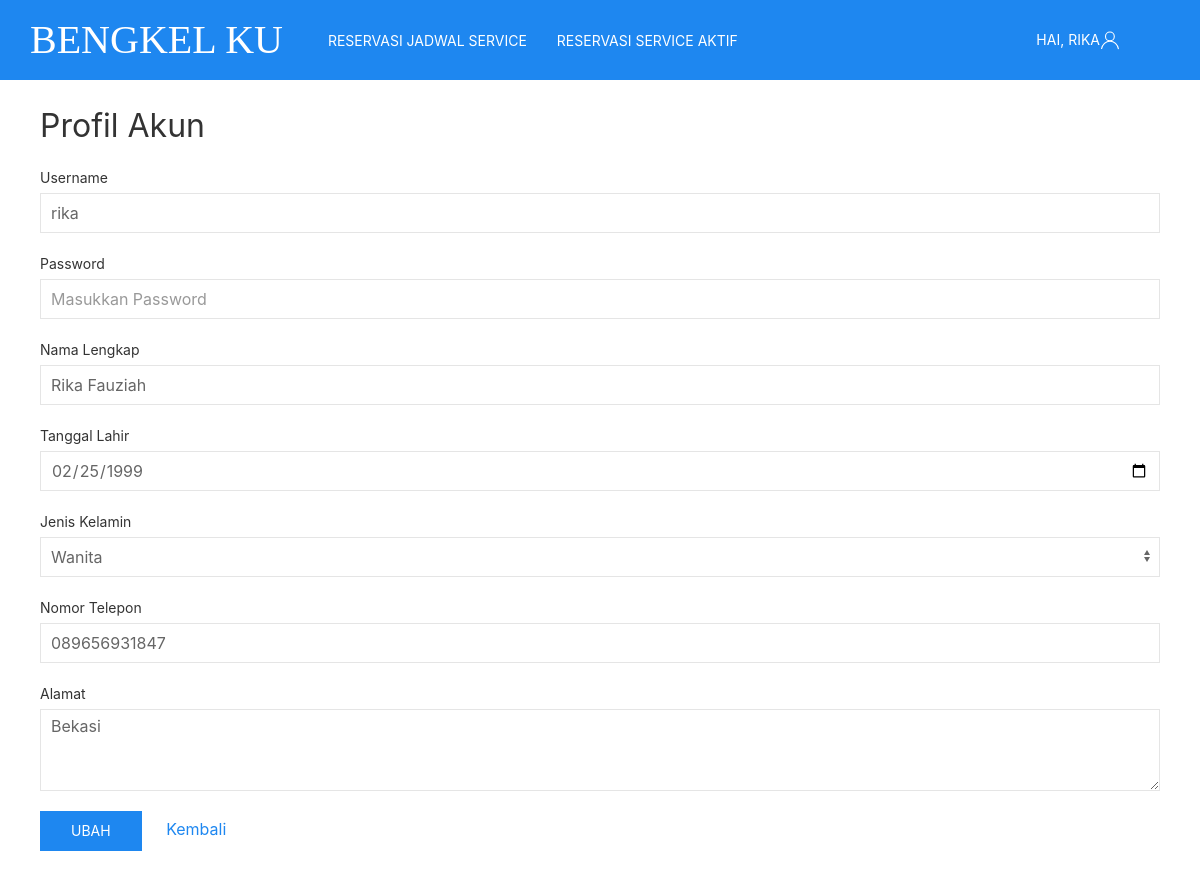
/profil.php (signed in), run on the app's committed database.
### tables this page shows
CREATE TABLE `user` (
  `username` varchar(15) NOT NULL,
  `password` varchar(32) NOT NULL,
  `nama` varchar(30) NOT NULL,
  `tgl_lahir` date NOT NULL,
  `jk` enum('Pria','Wanita') NOT NULL,
  `no_telp` varchar(15) NOT NULL,
  `alamat` varchar(50) NOT NULL,
  `block` enum('Blocked','Tidak') NOT NULL
);

### profil.php (the view, shortened to what this page needs)
<!DOCTYPE html>
<html>
<head>
	<link rel="stylesheet" type="text/css" href="css/bengkel.css">
</head>
<body>
<nav class="uk-navbar-container" style="background-color:rgb(30,135,240);" uk-navbar>
    <div class="uk-navbar-left">
        <ul class="uk-navbar-nav">
            <li class="uk-active"><a href="index.php" style="color:white; padding:30px; font-size: 40px;font-family:rockwell;">Bengkel Ku</a></li></li>
            <?php
                if(empty($_SESSION["username"])){
                    echo "<li><a href='jadwal_service.php' style='color:white'>Lihat Jadwal Service</a></li>";
                }elseif(isset($_SESSION["username"])){
                    echo "<li><a href='pesan_jadwal_service.php' style='color:white'>Reservasi Jadwal Service</a></li>";
                    echo "<li><a href='reservasi_aktif.php' style='color:white;'>Reservasi Service Aktif</a></li>";
                }
            ?>
        </ul>
    </div>
    <div class="uk-navbar-right">
        <ul class="uk-navbar-nav">
            <li>
                <?php
                    if(empty($_SESSION["username"])){
                        echo "<a href='#'' class='uk-icon-link uk-margin-small-left' uk-icon='user' style='color:white; padding-right:80px;'>Akun</a>";
                    }elseif(isset($_SESSION["username"])){
                        $akun = $_SESSION["username"];
                        echo "<a href='#' class='uk-icon-link uk-margin-small-left' uk-icon='user' style='color:white; padding-right:80px;'>Hai, $akun</a>";
                    }
                ?>
            </li>
        </ul>
    </div>
</nav>
<div class="uk-container" style="padding-top:25px;">
    <h2>Profil Akun</h2>
    <?php
        include 'action/koneksi.php';
        $username=$_SESSION['username'];
        $data=mysqli_query($koneksi,"SELECT * FROM user WHERE username='$username' ") or die(mysqli_error($koneksi));
        $baris=mysqli_fetch_array($data);
    ?>
        <div class="uk-container">
            <form class="uk-form-stacked" action="action/act_update.php" method="post">
                <div class="uk-margin">
                    <label class="uk-form-label" for="form-stacked-text">Username</label>
                    <div class="uk-form-controls">
                        <input class="uk-input" id="form-stacked-text" type="text" name="username" value="<?php echo $baris['username']?>" maxlength="15" readonly>
                    </div>
                </div>
                <div class="uk-margin">
                    <label class="uk-form-label" for="form-stacked-text">Password</label>
                    <div class="uk-form-controls">
                        <input class="uk-input" id="form-stacked-text" type="password" name="password" placeholder="Masukkan Password" maxlength="15" autocomplete="off" required>
                    </div>
                </div>
                <div class="uk-margin">
                    <label class="uk-form-label" for="form-stacked-text">Nama Lengkap</label>
                    <div class="uk-form-controls">
                        <input class="uk-input" id="form-stacked-text" type="text" name="nama" value="<?php echo $baris['nama']?>" placeholder="Masukkan Nama Lengkap" maxlength="30" required>
                    </div>
                </div>
                <div class="uk-margin">
                    <label class="uk-form-label" for="form-stacked-text">Tanggal Lahir</label>
                    <div class="uk-form-controls">
                        <input class="uk-input" id="form-stacked-text" type="date" name="tgl_lahir" value="<?php echo $baris['tgl_lahir']?>" min='1910-01-01' max="<?php echo date('Y-m-d');?>" required>
                    </div>
                </div>
                <div class="uk-margin">
                    <label class="uk-form-label" for="form-stacked-select">Jenis Kelamin</label>
                    <div class="uk-form-controls">
                        <select class="uk-select" id="form-stacked-select" name="jk" required>
                            <option <?php if($baris['jk']=='Wanita') echo 'selected="selected"';?>>Wanita</option>
                        </select>
                    </div>
                </div>
                <div class="uk-margin">
                    <label class="uk-form-label" for="form-stacked-text">Nomor Telepon</label>
                    <div class="uk-form-controls">
                        <input class="uk-input" id="form-stacked-text" type="number" name="no_telp" value="<?php echo $baris['no_telp']?>" maxlength="15" placeholder="Masukkan Nomor Telepon" required>
                    </div>
                </div>
                <div class="uk-margin">
                    <label class="uk-form-label" for="form-stacked-select">Alamat</label>
                    <textarea class="uk-textarea" rows="3" name="alamat" maxlength="50" placeholder="Masukkan Alamat" required><?php echo $baris['alamat']?></textarea>
                </div>
                <button class="uk-button uk-button-primary" type="submit" name="button">Ubah</button>
                <a href="index.php" style="padding-left:20px;">Kembali</a>
            </form>
        </div>
</div>
<br>
</body>
</html>

### data on the page
user: username "rika", nama "Rika Fauziah", tgl_lahir "02/25/1999", jk "Wanita", no_telp "089656931847", alamat "Bekasi"

### other printed values
$akun "RIKA"
